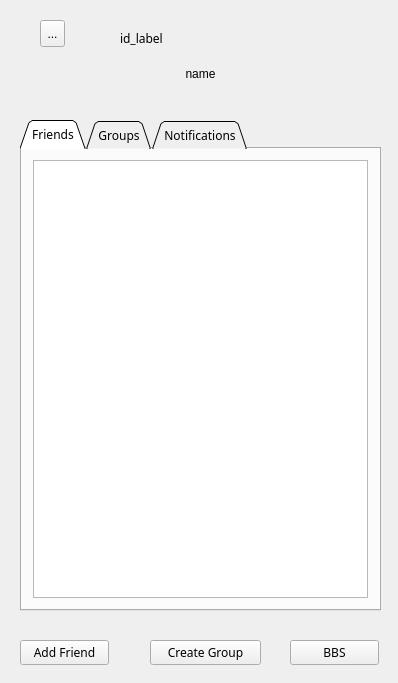
<?xml version="1.0" encoding="UTF-8"?>
<ui version="4.0">
 <class>MainWindow</class>
 <widget class="QMainWindow" name="MainWindow">
  <property name="geometry">
   <rect>
    <x>0</x>
    <y>0</y>
    <width>398</width>
    <height>683</height>
   </rect>
  </property>
  <property name="cursor">
   <cursorShape>ArrowCursor</cursorShape>
  </property>
  <property name="windowTitle">
   <string>LinuxChat</string>
  </property>
  <property name="documentMode">
   <bool>false</bool>
  </property>
  <widget class="QWidget" name="centralWidget">
   <widget class="QPushButton" name="adf_but">
    <property name="geometry">
     <rect>
      <x>20</x>
      <y>640</y>
      <width>89</width>
      <height>25</height>
     </rect>
    </property>
    <property name="font">
     <font>
      <family>Google Sans</family>
     </font>
    </property>
    <property name="cursor">
     <cursorShape>PointingHandCursor</cursorShape>
    </property>
    <property name="text">
     <string>Add Friend</string>
    </property>
   </widget>
   <widget class="QPushButton" name="bbs_but">
    <property name="geometry">
     <rect>
      <x>290</x>
      <y>640</y>
      <width>89</width>
      <height>25</height>
     </rect>
    </property>
    <property name="font">
     <font>
      <family>Google Sans</family>
     </font>
    </property>
    <property name="cursor">
     <cursorShape>PointingHandCursor</cursorShape>
    </property>
    <property name="text">
     <string>BBS</string>
    </property>
   </widget>
   <widget class="QPushButton" name="crgp_but">
    <property name="geometry">
     <rect>
      <x>150</x>
      <y>640</y>
      <width>111</width>
      <height>25</height>
     </rect>
    </property>
    <property name="font">
     <font>
      <family>Google Sans</family>
     </font>
    </property>
    <property name="cursor">
     <cursorShape>OpenHandCursor</cursorShape>
    </property>
    <property name="text">
     <string>Create Group</string>
    </property>
   </widget>
   <widget class="QLabel" name="id_label">
    <property name="geometry">
     <rect>
      <x>120</x>
      <y>30</y>
      <width>121</width>
      <height>17</height>
     </rect>
    </property>
    <property name="font">
     <font>
      <family>Google Sans</family>
     </font>
    </property>
    <property name="text">
     <string>id_label</string>
    </property>
   </widget>
   <widget class="QTabWidget" name="switch_bar">
    <property name="geometry">
     <rect>
      <x>20</x>
      <y>120</y>
      <width>361</width>
      <height>491</height>
     </rect>
    </property>
    <property name="font">
     <font>
      <family>Google Sans</family>
     </font>
    </property>
    <property name="tabShape">
     <enum>QTabWidget::Triangular</enum>
    </property>
    <property name="currentIndex">
     <number>0</number>
    </property>
    <widget class="QWidget" name="friend_bar">
     <attribute name="title">
      <string>Friends</string>
     </attribute>
     <layout class="QVBoxLayout" name="verticalLayout_2">
      <item>
       <layout class="QVBoxLayout" name="friend_layout">
        <item>
         <widget class="QListWidget" name="friend_list"/>
        </item>
       </layout>
      </item>
     </layout>
    </widget>
    <widget class="QWidget" name="group_bar">
     <attribute name="title">
      <string>Groups</string>
     </attribute>
     <layout class="QVBoxLayout" name="verticalLayout_4">
      <item>
       <layout class="QVBoxLayout" name="verticalLayout_3">
        <item>
         <widget class="QListWidget" name="group_list"/>
        </item>
       </layout>
      </item>
     </layout>
    </widget>
    <widget class="QWidget" name="notice_bar">
     <attribute name="title">
      <string>Notifications</string>
     </attribute>
     <layout class="QVBoxLayout" name="verticalLayout_6">
      <item>
       <layout class="QVBoxLayout" name="verticalLayout_5">
        <item>
         <widget class="QListWidget" name="notice_list"/>
        </item>
       </layout>
      </item>
     </layout>
    </widget>
   </widget>
   <widget class="QPushButton" name="edit_name">
    <property name="geometry">
     <rect>
      <x>120</x>
      <y>60</y>
      <width>161</width>
      <height>28</height>
     </rect>
    </property>
    <property name="cursor">
     <cursorShape>PointingHandCursor</cursorShape>
    </property>
    <property name="text">
     <string>name</string>
    </property>
    <property name="flat">
     <bool>true</bool>
    </property>
   </widget>
   <widget class="QToolButton" name="edit_header">
    <property name="geometry">
     <rect>
      <x>40</x>
      <y>20</y>
      <width>25</width>
      <height>27</height>
     </rect>
    </property>
    <property name="cursor">
     <cursorShape>PointingHandCursor</cursorShape>
    </property>
    <property name="text">
     <string>...</string>
    </property>
   </widget>
  </widget>
 </widget>
 <layoutdefault spacing="6" margin="11"/>
 <resources/>
 <connections/>
</ui>
